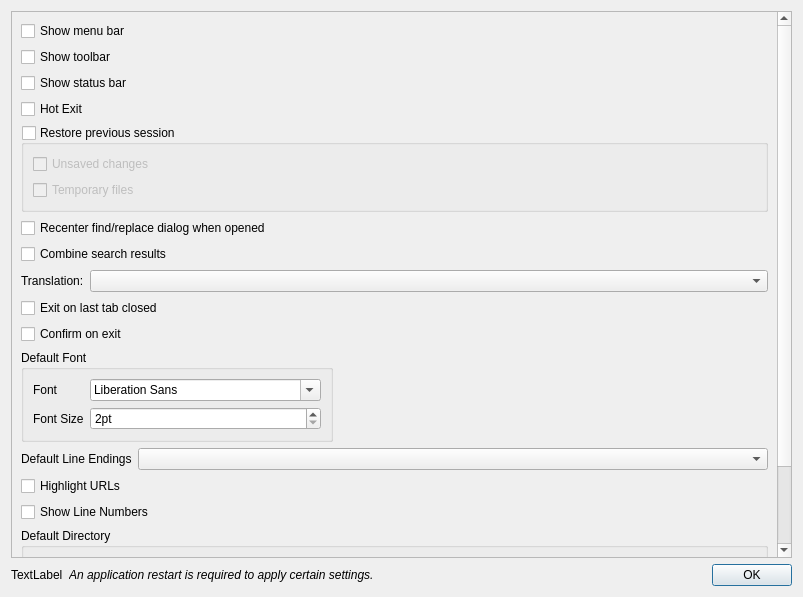
<?xml version="1.0" encoding="UTF-8"?>
<ui version="4.0">
 <class>PreferencesDialog</class>
 <widget class="QDialog" name="PreferencesDialog">
  <property name="geometry">
   <rect>
    <x>0</x>
    <y>0</y>
    <width>803</width>
    <height>597</height>
   </rect>
  </property>
  <property name="windowTitle">
   <string>Preferences</string>
  </property>
  <layout class="QVBoxLayout" name="verticalLayout">
   <item>
    <widget class="QScrollArea" name="scrollArea">
     <property name="widgetResizable">
      <bool>true</bool>
     </property>
     <widget class="QWidget" name="scrollAreaWidgetContents">
      <property name="geometry">
       <rect>
        <x>0</x>
        <y>-99</y>
        <width>769</width>
        <height>644</height>
       </rect>
      </property>
      <layout class="QVBoxLayout" name="verticalLayout_4">
       <item>
        <layout class="QVBoxLayout" name="verticalLayout_2">
         <item>
          <widget class="QCheckBox" name="checkBoxMenuBar">
           <property name="text">
            <string>Show menu bar</string>
           </property>
          </widget>
         </item>
         <item>
          <widget class="QCheckBox" name="checkBoxToolBar">
           <property name="text">
            <string>Show toolbar</string>
           </property>
          </widget>
         </item>
         <item>
          <widget class="QCheckBox" name="checkBoxStatusBar">
           <property name="text">
            <string>Show status bar</string>
           </property>
          </widget>
         </item>
         <item>
          <widget class="QCheckBox" name="checkBoxHotExit">
           <property name="text">
            <string>Hot Exit</string>
           </property>
          </widget>
         </item>
         <item>
          <widget class="QGroupBox" name="gbxRestorePreviousSession">
           <property name="title">
            <string>Restore previous session</string>
           </property>
           <property name="checkable">
            <bool>true</bool>
           </property>
           <property name="checked">
            <bool>false</bool>
           </property>
           <layout class="QVBoxLayout" name="verticalLayout_3">
            <item>
             <widget class="QCheckBox" name="checkBoxUnsavedFiles">
              <property name="text">
               <string>Unsaved changes</string>
              </property>
             </widget>
            </item>
            <item>
             <widget class="QCheckBox" name="checkBoxRestoreTempFiles">
              <property name="text">
               <string>Temporary files</string>
              </property>
             </widget>
            </item>
           </layout>
          </widget>
         </item>
        </layout>
       </item>
       <item>
        <widget class="QCheckBox" name="checkBoxRecenterSearchDialog">
         <property name="text">
          <string>Recenter find/replace dialog when opened</string>
         </property>
        </widget>
       </item>
       <item>
        <widget class="QCheckBox" name="checkBoxCombineSearchResults">
         <property name="text">
          <string>Combine search results</string>
         </property>
        </widget>
       </item>
       <item>
        <layout class="QFormLayout" name="formLayout">
         <property name="labelAlignment">
          <set>Qt::AlignLeading|Qt::AlignLeft|Qt::AlignVCenter</set>
         </property>
         <property name="formAlignment">
          <set>Qt::AlignLeading|Qt::AlignLeft|Qt::AlignTop</set>
         </property>
         <item row="0" column="1">
          <widget class="QComboBox" name="comboBoxTranslation"/>
         </item>
         <item row="0" column="0">
          <widget class="QLabel" name="label">
           <property name="text">
            <string>Translation:</string>
           </property>
          </widget>
         </item>
        </layout>
       </item>
       <item>
        <widget class="QCheckBox" name="checkBoxExitOnLastTabClosed">
         <property name="text">
          <string>Exit on last tab closed</string>
         </property>
        </widget>
       </item>
       <item>
        <widget class="QCheckBox" name="checkBoxConfirmOnExit">
         <property name="text">
          <string>Confirm on exit</string>
         </property>
        </widget>
       </item>
       <item>
        <layout class="QHBoxLayout" name="horizontalLayout">
         <item>
          <widget class="QGroupBox" name="groupBox">
           <property name="title">
            <string>Default Font</string>
           </property>
           <layout class="QFormLayout" name="formLayout_2">
            <item row="1" column="0">
             <widget class="QLabel" name="label_2">
              <property name="text">
               <string>Font</string>
              </property>
             </widget>
            </item>
            <item row="1" column="1">
             <widget class="QFontComboBox" name="fcbDefaultFont"/>
            </item>
            <item row="3" column="0">
             <widget class="QLabel" name="label_3">
              <property name="text">
               <string>Font Size</string>
              </property>
             </widget>
            </item>
            <item row="3" column="1">
             <widget class="QSpinBox" name="spbDefaultFontSize">
              <property name="suffix">
               <string>pt</string>
              </property>
              <property name="minimum">
               <number>2</number>
              </property>
              <property name="maximum">
               <number>48</number>
              </property>
             </widget>
            </item>
           </layout>
          </widget>
         </item>
         <item>
          <spacer name="horizontalSpacer">
           <property name="orientation">
            <enum>Qt::Horizontal</enum>
           </property>
           <property name="sizeHint" stdset="0">
            <size>
             <width>40</width>
             <height>20</height>
            </size>
           </property>
          </spacer>
         </item>
        </layout>
       </item>
       <item>
        <layout class="QFormLayout" name="formLayout_3">
         <item row="0" column="0">
          <widget class="QLabel" name="label_4">
           <property name="text">
            <string>Default Line Endings</string>
           </property>
          </widget>
         </item>
         <item row="0" column="1">
          <widget class="QComboBox" name="comboBoxLineEndings"/>
         </item>
        </layout>
       </item>
       <item>
        <widget class="QCheckBox" name="checkBoxHighlightURLs">
         <property name="text">
          <string>Highlight URLs</string>
         </property>
        </widget>
       </item>
       <item>
        <widget class="QCheckBox" name="checkBoxShowLineNumbers">
         <property name="text">
          <string>Show Line Numbers</string>
         </property>
        </widget>
       </item>
       <item>
        <widget class="QGroupBox" name="groupBox_2">
         <property name="title">
          <string>Default Directory</string>
         </property>
         <layout class="QVBoxLayout" name="verticalLayout_5">
          <item>
           <widget class="QRadioButton" name="radioFollowCurrentDirectory">
            <property name="text">
             <string>Follow Current Document</string>
            </property>
           </widget>
          </item>
          <item>
           <widget class="QRadioButton" name="radioLastUsedDirectory">
            <property name="text">
             <string>Last Used Directory</string>
            </property>
           </widget>
          </item>
          <item>
           <layout class="QHBoxLayout" name="horizontalLayout_2">
            <item>
             <widget class="QRadioButton" name="radioHardCoded">
              <property name="text">
               <string/>
              </property>
             </widget>
            </item>
            <item>
             <widget class="QLineEdit" name="txtHardCodedPath"/>
            </item>
            <item>
             <widget class="QToolButton" name="btnSelectHardCodedPath">
              <property name="text">
               <string>...</string>
              </property>
             </widget>
            </item>
           </layout>
          </item>
         </layout>
        </widget>
       </item>
       <item>
        <spacer name="verticalSpacer">
         <property name="orientation">
          <enum>Qt::Vertical</enum>
         </property>
         <property name="sizeHint" stdset="0">
          <size>
           <width>20</width>
           <height>40</height>
          </size>
         </property>
        </spacer>
       </item>
      </layout>
     </widget>
    </widget>
   </item>
   <item>
    <layout class="QHBoxLayout" name="layoutAppRestart">
     <item>
      <widget class="QLabel" name="labelAppRestartIcon">
       <property name="text">
        <string>TextLabel</string>
       </property>
      </widget>
     </item>
     <item>
      <widget class="QLabel" name="labelAppRestart">
       <property name="font">
        <font>
         <italic>true</italic>
        </font>
       </property>
       <property name="text">
        <string>An application restart is required to apply certain settings.</string>
       </property>
      </widget>
     </item>
     <item>
      <widget class="QDialogButtonBox" name="buttonBox">
       <property name="orientation">
        <enum>Qt::Horizontal</enum>
       </property>
       <property name="standardButtons">
        <set>QDialogButtonBox::Ok</set>
       </property>
      </widget>
     </item>
    </layout>
   </item>
  </layout>
 </widget>
 <resources/>
 <connections>
  <connection>
   <sender>buttonBox</sender>
   <signal>accepted()</signal>
   <receiver>PreferencesDialog</receiver>
   <slot>accept()</slot>
   <hints>
    <hint type="sourcelabel">
     <x>792</x>
     <y>586</y>
    </hint>
    <hint type="destinationlabel">
     <x>157</x>
     <y>274</y>
    </hint>
   </hints>
  </connection>
  <connection>
   <sender>buttonBox</sender>
   <signal>rejected()</signal>
   <receiver>PreferencesDialog</receiver>
   <slot>reject()</slot>
   <hints>
    <hint type="sourcelabel">
     <x>792</x>
     <y>586</y>
    </hint>
    <hint type="destinationlabel">
     <x>286</x>
     <y>274</y>
    </hint>
   </hints>
  </connection>
 </connections>
</ui>
